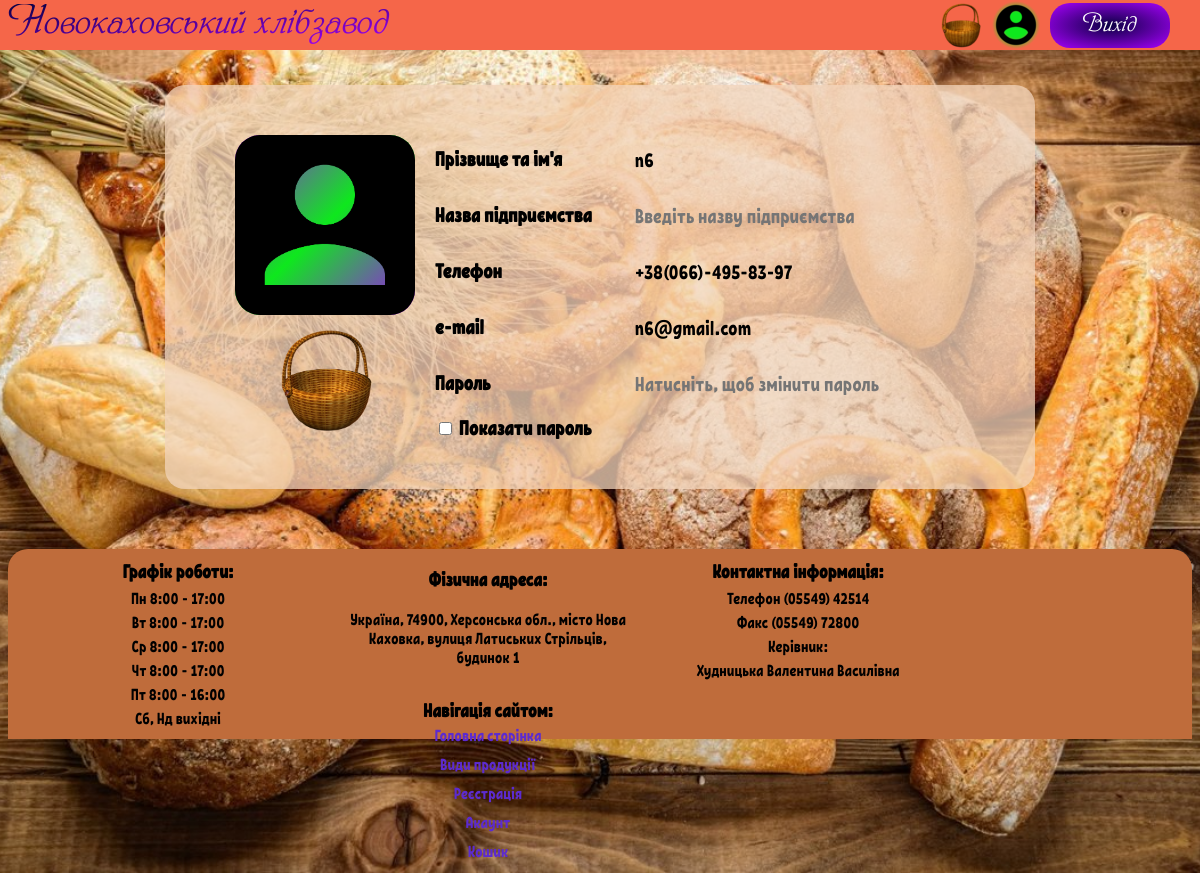
/Акаунт.php (signed in), run on the app's committed database.
### tables this page shows
CREATE TABLE `users` (
  `id` int(10) UNSIGNED NOT NULL,
  `name` varchar(80) NOT NULL,
  `company` varchar(200) DEFAULT NULL,
  `telephone` varchar(18) NOT NULL,
  `email` varchar(100) NOT NULL,
  `pass` varchar(32) NOT NULL
);

### Акаунт.php (the view, shortened to what this page needs)
<!DOCTYPE html>
<html>
<head>
	<link rel="stylesheet" href="CSS/menu-footer.css">
	<link rel="stylesheet" href="CSS/account.css">
</head>
<body>
	<div class="dpbody">
	<div id="header">
 		 <?php
         include("include/menu.php");
 		 ?>
  </div>
  <br>
	<div id="content">
		<?php
		$mysql = new mysqli('localhost','root','root','bd_nkhz');
		$cookie_id = $_COOKIE['user'];
		$result = $mysql->query("SELECT * FROM `users` WHERE `id` = '$cookie_id'");
		$user = $result->fetch_assoc();
		?>
	  <div id="right-content">
			<form method="POST">
				<div class="label-account"><b>Прізвище та ім'я</b></div>
				<input oninput="document.getElementById('save-cansel-buttons').style.display='block'" class="input-account" type="text" placeholder="Введіть прізвище та ім'я" name="name" value="<?php echo ''.$user["name"].'';?>" required><br>
				<div class="label-account"><b>Назва підприємства</b></div>
				<input oninput="document.getElementById('save-cansel-buttons').style.display='block'" class="input-account" type="text" placeholder="Введіть назву підприємства" name="company" value="<?php echo ''.$user["company"].'';?>"><br>
				<div class="label-account"><b>Телефон</b></div>
				<input oninput="document.getElementById('save-cansel-buttons').style.display='block'" class="input-account" type="text" id="phone" placeholder="+38(012)-345-67-89" name="phone" value="<?php echo ''.$user["telephone"].'';?>" required><br>
				<div class="label-account"><b>e-mail</b></div>
				<input oninput="document.getElementById('save-cansel-buttons').style.display='block'" class="input-account" type="text" placeholder="Введіть e-mail" name="email" value="<?php echo ''.$user["email"].'';?>" required><br>
				<div class="label-account"><b>Пароль</b></div>
				<input oninput="document.getElementById('save-cansel-buttons').style.display='block'" id="pass" class="input-account" type="password" placeholder="Натисніть, щоб змінити пароль" name="pass" minlength="4" maxlength="10"><br>
				<input type="checkbox" onclick="show_password()" name="show-pass"><b>  Показати пароль</b>
			</form>
		</div>
		<div id="left-content" align="center">
			<img id="avatarka-account" src="images/avatarka-account.png" width="180px"><br>
			<a id="button-korzina" href="Кошик.php"><img src="images/korzina.png" width="100px" title="Кошик"></a>
		</div>
	</div>
	<footer>
		<?php
			 include("include/foot-info.php");
		?>
	</footer>
</div>
</body>
</html>

### CSS/menu-footer.css (style rules this page uses)
html { height: 100%; background-image: url("../images/vipechka-yeda.jpg"); background-repeat: no-repeat; background-position: center center; background-attachment: fixed; -webkit-background-size: cover; -moz-background-size: cover; -o-background-size: cover; background-size: cover; }
body { height: 100%; }
.dpbody { min-height: 100%; display: flex; flex-direction: column; }

### CSS/account.css (style rules this page uses)
#content { font-family: "regular"; font-size: 20px; width: 65%; height: auto; margin: 5% auto; background-color: rgba(242,213,187, 0.75); padding: 50px; border-radius: 20px; }
#left-content { font-size: 20px; width: 250px; margin-right: 20px; }
#avatarka-account { border-radius: 25px; background: linear-gradient(to bottom right, #AA01FF, #0EE81D, #AA01FF); margin-bottom: 5px; }
#button-korzina { border-radius: 50%; }
#right-content { width: 550px; float: right; }
.label-account { width: 180px; float: left; display: inline-block; padding-top: 11px; }
.input-account { font-family: "regular"; font-size: 20px; width: 250px; padding: 12px 20px; display: inline-block; border: none; margin-bottom: 8px; background: none; border-radius: 20px; }

### data on the page
users: name "n6", phone "+38(066)-495-83-97", email "n6@gmail.com"
